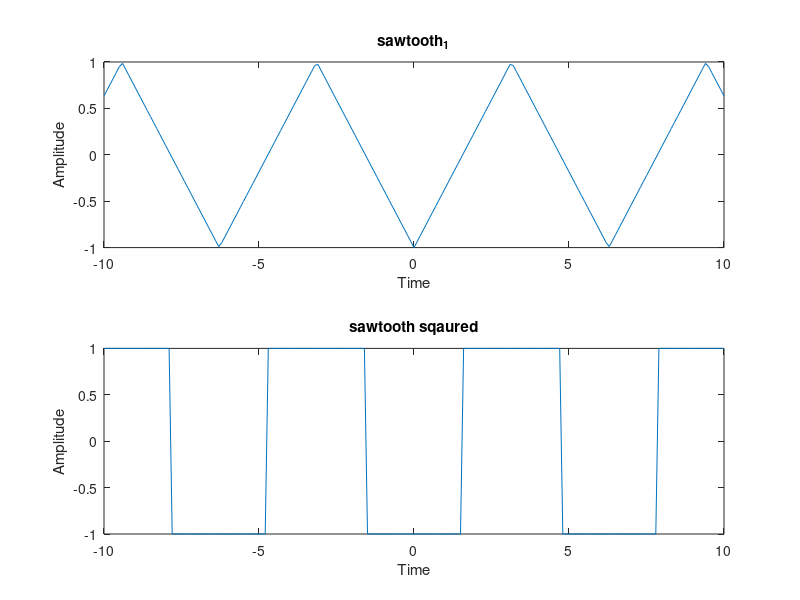

Here is the MATLAB script that generated this plot:
clc;
clear all;
close all;
t=-10:0.1:10;
z=sawtooth(t,0.5);
subplot(2,1,1);
plot(t,z);
xlabel('Time');
ylabel('Amplitude')
title('sawtooth_1');
y=square(z);
subplot(2,1,2);
plot(t,y);
xlabel('Time');
ylabel('Amplitude')
title('sawtooth sqaured')
